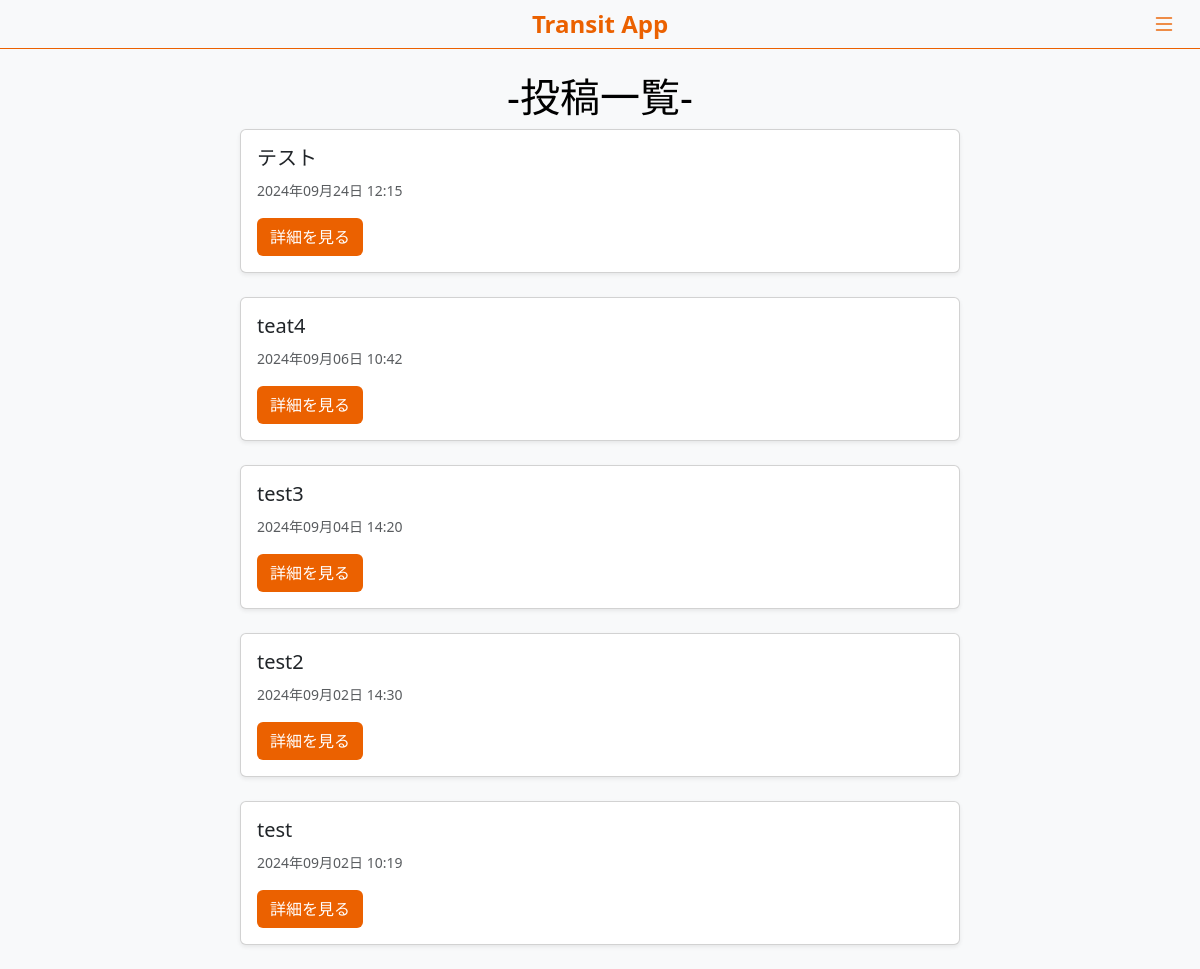
Screenshot of / (signed in) with the database file from the repository.
### accounts/models.py (models this page shows, shortened)
class Post(models.Model):
    title = models.CharField(max_length=200)
    slug = models.SlugField(unique=True, blank=True)
    content = models.TextField()
    attached_file = models.FileField(upload_to='attachments/', blank=True, null=True)
    created_at = models.DateTimeField(default=timezone.now)
    read_by = models.ManyToManyField(User, related_name='read_posts', blank=True)  # 既読ユーザーのフィールド
    likes = models.ManyToManyField(User, related_name='liked_posts', blank=True)
    new_comment = models.BooleanField(default=False)

### accounts/views.py (the view)
# urls.py: path('', views.index, name='index'),
@login_required
def index(request):
    posts = Post.objects.all().order_by('-created_at')
    return render(request, 'accounts/index.html', {'posts': posts})

### accounts/templates/accounts/index.html
{% extends 'accounts/base.html' %}
{% block content %}
    <div class="container mt-4">
        <h1 class="text-center">-投稿一覧-</h1>
        <div class="row justify-content-center">
            {% for post in posts %}
                <div class="col-md-8 mb-4">
                    <div class="card shadow-sm">
                        <div class="card-body">
                            <h5 class="card-title">{{ post.title }}</h5>
                            <p class="card-text"><small class="text-muted">{{ post.created_at|date:"Y年m月d日 H:i" }}</small></p>
                            <a href="{% url 'post_detail' post.slug %}" class="btn btn-eb6100">詳細を見る</a>
                        </div>
                    </div>
                </div>
            {% endfor %}
        </div>
    </div>
{% endblock %}

### accounts/templates/accounts/base.html (style rules this page uses)
body { background-color: #f8f9fa; }
.text-center { color: #000000; }
.btn { background-color: #EB6100; color: white; }

### rows the page displays
Post: title "テスト", created_at "2024年09月24日 12:15"
Post: title "teat4", created_at "2024年09月06日 10:42"
Post: title "test3", created_at "2024年09月04日 14:20"
Post: title "test2", created_at "2024年09月02日 14:30"
Post: title "test", created_at "2024年09月02日 10:19"
